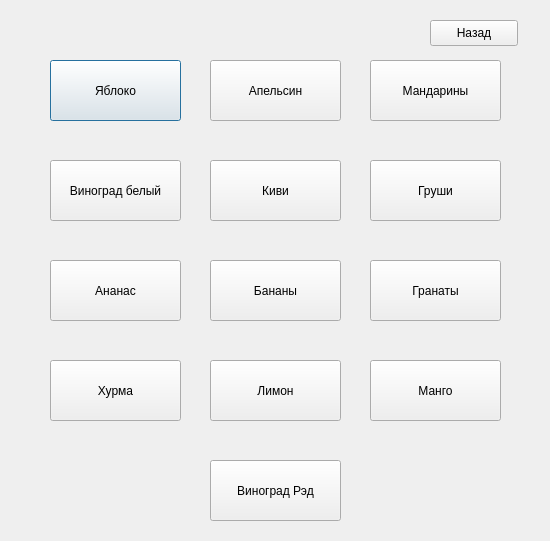
<?xml version="1.0" encoding="UTF-8"?>
<ui version="4.0">
 <class>fruct</class>
 <widget class="QDialog" name="fruct">
  <property name="geometry">
   <rect>
    <x>0</x>
    <y>0</y>
    <width>550</width>
    <height>541</height>
   </rect>
  </property>
  <property name="windowTitle">
   <string>Фрукты</string>
  </property>
  <widget class="QPushButton" name="pushButton">
   <property name="geometry">
    <rect>
     <x>50</x>
     <y>60</y>
     <width>131</width>
     <height>61</height>
    </rect>
   </property>
   <property name="text">
    <string>Яблоко</string>
   </property>
  </widget>
  <widget class="QPushButton" name="pushButton_2">
   <property name="geometry">
    <rect>
     <x>210</x>
     <y>60</y>
     <width>131</width>
     <height>61</height>
    </rect>
   </property>
   <property name="text">
    <string>Апельсин</string>
   </property>
  </widget>
  <widget class="QPushButton" name="pushButton_3">
   <property name="geometry">
    <rect>
     <x>370</x>
     <y>60</y>
     <width>131</width>
     <height>61</height>
    </rect>
   </property>
   <property name="text">
    <string>Мандарины</string>
   </property>
  </widget>
  <widget class="QPushButton" name="pushButton_4">
   <property name="geometry">
    <rect>
     <x>210</x>
     <y>260</y>
     <width>131</width>
     <height>61</height>
    </rect>
   </property>
   <property name="text">
    <string>Бананы</string>
   </property>
  </widget>
  <widget class="QPushButton" name="pushButton_5">
   <property name="geometry">
    <rect>
     <x>370</x>
     <y>260</y>
     <width>131</width>
     <height>61</height>
    </rect>
   </property>
   <property name="text">
    <string>Гранаты</string>
   </property>
  </widget>
  <widget class="QPushButton" name="pushButton_6">
   <property name="geometry">
    <rect>
     <x>210</x>
     <y>160</y>
     <width>131</width>
     <height>61</height>
    </rect>
   </property>
   <property name="text">
    <string>Киви</string>
   </property>
  </widget>
  <widget class="QPushButton" name="pushButton_7">
   <property name="geometry">
    <rect>
     <x>370</x>
     <y>160</y>
     <width>131</width>
     <height>61</height>
    </rect>
   </property>
   <property name="text">
    <string>Груши</string>
   </property>
  </widget>
  <widget class="QPushButton" name="pushButton_8">
   <property name="geometry">
    <rect>
     <x>50</x>
     <y>160</y>
     <width>131</width>
     <height>61</height>
    </rect>
   </property>
   <property name="text">
    <string>Виноград белый</string>
   </property>
  </widget>
  <widget class="QPushButton" name="pushButton_9">
   <property name="geometry">
    <rect>
     <x>210</x>
     <y>460</y>
     <width>131</width>
     <height>61</height>
    </rect>
   </property>
   <property name="text">
    <string>Виноград Рэд</string>
   </property>
  </widget>
  <widget class="QPushButton" name="pushButton_10">
   <property name="geometry">
    <rect>
     <x>50</x>
     <y>360</y>
     <width>131</width>
     <height>61</height>
    </rect>
   </property>
   <property name="text">
    <string>Хурма</string>
   </property>
  </widget>
  <widget class="QPushButton" name="pushButton_11">
   <property name="geometry">
    <rect>
     <x>210</x>
     <y>360</y>
     <width>131</width>
     <height>61</height>
    </rect>
   </property>
   <property name="text">
    <string>Лимон</string>
   </property>
  </widget>
  <widget class="QPushButton" name="pushButton_12">
   <property name="geometry">
    <rect>
     <x>370</x>
     <y>360</y>
     <width>131</width>
     <height>61</height>
    </rect>
   </property>
   <property name="text">
    <string>Манго</string>
   </property>
  </widget>
  <widget class="QPushButton" name="pushButton_13">
   <property name="geometry">
    <rect>
     <x>50</x>
     <y>260</y>
     <width>131</width>
     <height>61</height>
    </rect>
   </property>
   <property name="text">
    <string>Ананас</string>
   </property>
  </widget>
  <widget class="QPushButton" name="pushButton_14">
   <property name="geometry">
    <rect>
     <x>430</x>
     <y>20</y>
     <width>88</width>
     <height>26</height>
    </rect>
   </property>
   <property name="text">
    <string>Назад</string>
   </property>
  </widget>
 </widget>
 <resources/>
 <connections/>
</ui>
